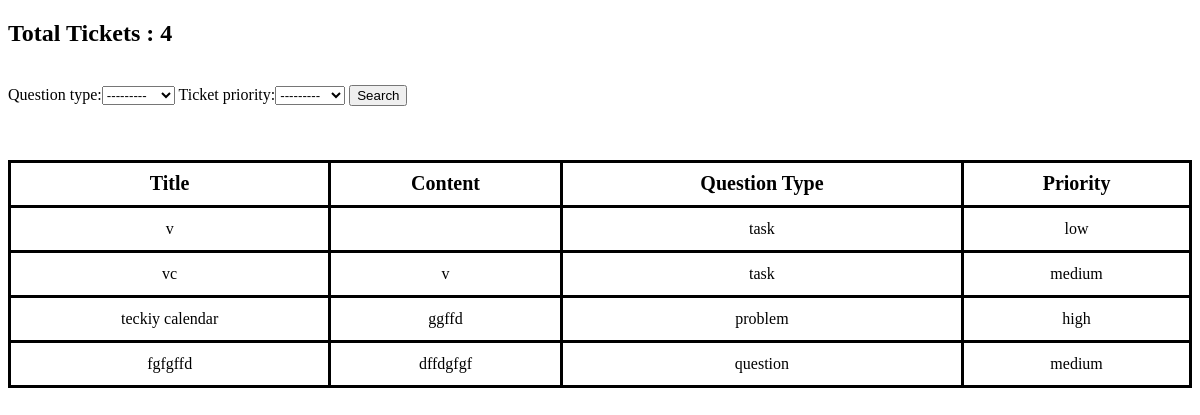
Before: / with the older database file.
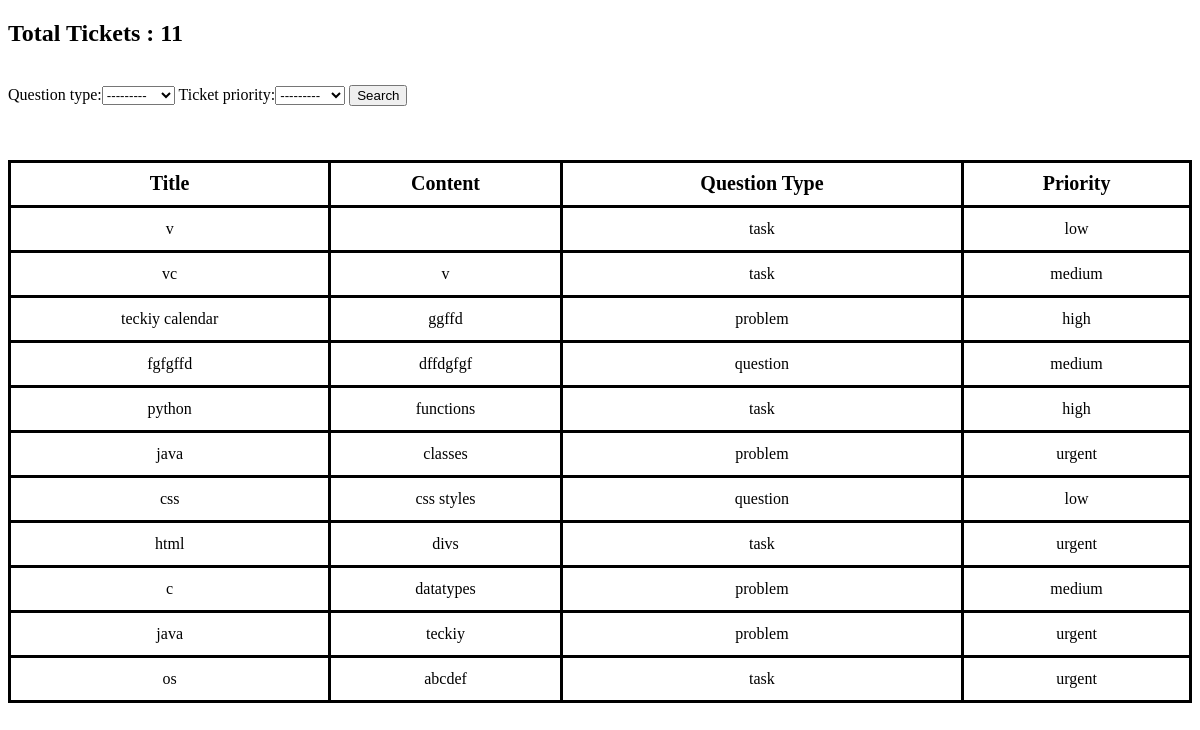
After: the same page with the newer database file.
### filters/models.py (models this page shows)
class Ticket(models.Model):
    title=models.CharField(max_length=20)
    content = models.TextField(max_length=250, blank=True)
    question_type=models.CharField(max_length=25,choices=question_choices,default="select")
    ticket_priority=models.CharField(max_length=25,choices=ticket_choices,default=None)

### filters/views.py (the view)
# urls.py: url('',views.home,name='home'),
def home(request):
    ticketsdetails = Ticket.objects.all()
    myfilter=TicketFilter(request.GET,queryset=ticketsdetails)
    ticketsdetails=myfilter.qs
    count=Ticket.objects.all().count()
    stu = {
    "tickets": ticketsdetails,
    "myfilter":myfilter,
    "count":count,
    }
    return render(request,"filters/home.html", stu)

### filters/templates/filters/home.html (shortened to what this page needs)
<!DOCTYPE html>
<html lang="en">
<head>
</head>
<body>
        <div class="col-md">
            <div class="card card-body">
                <h2>Total Tickets : {{ count }}</h2>
            </div>
        </div>
    <br>
    <div class="row">
        <div class="col">
            <div class="card card-body">
                <form method="get">
                    {{ myfilter.form }}
                    <button type="submit">Search</button>
                  </form>
            </div>
        </div>
    </div>
    <br>
    <br>
    <br>
    <div class="row">
        <div class="col-md-4">
            <div class="card card-body">
                <table class="table table-sm">
                    <tr>
                        <th>Title     </th>
                        <th>Content</th>
                        <th>Question Type</th>
                        <th>Priority   </th>
                    </tr>
                    {% for ticket in tickets %}
                    <tr>
                        <td>{{ticket.title}}   </td>
                        <td>{{ticket.content}}</td>
                        <td>{{ticket.question_type}}  </td>
                        <td>{{ticket.ticket_priority}}   </td>
                    {% endfor %}
                </table>
            </div>
        </div>
    </div>
</body>
</html>

### filters/templates/filters/home.html (style rules this page uses)
table, td, th { border: 3px solid black; }
table { border-collapse: collapse; width: 100%; }
th { font-size: 20px; }
th,td { height: 40px; text-align: center; }

Changed rows visible on the page:
added Ticket: title "python", content "functions", question_type "task", ticket_priority "high"
added Ticket: title "java", content "classes", question_type "problem", ticket_priority "urgent"
added Ticket: title "css", content "css styles", question_type "question", ticket_priority "low"
added Ticket: title "html", content "divs", question_type "task", ticket_priority "urgent"
added Ticket: title "c", content "datatypes", question_type "problem", ticket_priority "medium"
added Ticket: title "java", content "teckiy", question_type "problem", ticket_priority "urgent"
added Ticket: title "os", content "abcdef", question_type "task", ticket_priority "urgent"
Other visible differences:
{{ count }}: "4" → "11"
